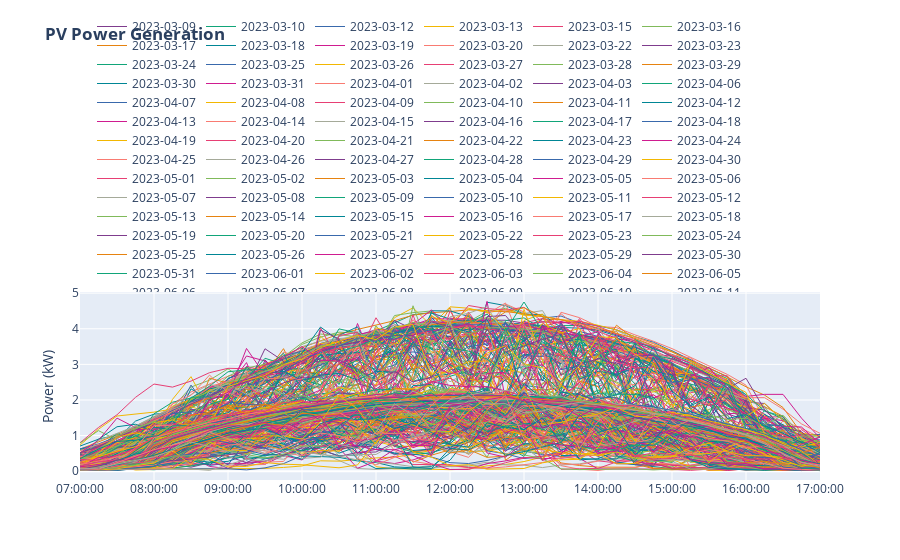

Notebook cell for this chart:
### Code cell
colors = px.colors.qualitative.Bold
fig = go.Figure()

for i, date in enumerate(df_pv_filtered['datetime'].dt.date.unique()):
    dff = df_pv_filtered[df_pv_filtered['datetime'].dt.date == date]
    fig.add_trace(go.Scatter(x=dff['time'],
                             y=dff['Ptot (kW)'],
                             mode='lines',
                             name=str(date),
                             line=dict(color=colors[int(i%len(colors))], width=1)
                             ))                            
    
fig.update_layout(title="<b>PV Power Generation<b>",
                  title_y = 0.95,
                  legend=dict(orientation="h",
                              yanchor="bottom",
                              y=1,
                              xanchor="right",
                              x=0.9
                             ))
# Show less frequent x-axis ticks
rs_length = 15 # in minute
fig.update_xaxes(dtick=int(60/rs_length))
fig.update_yaxes(title="Power (kW)")
